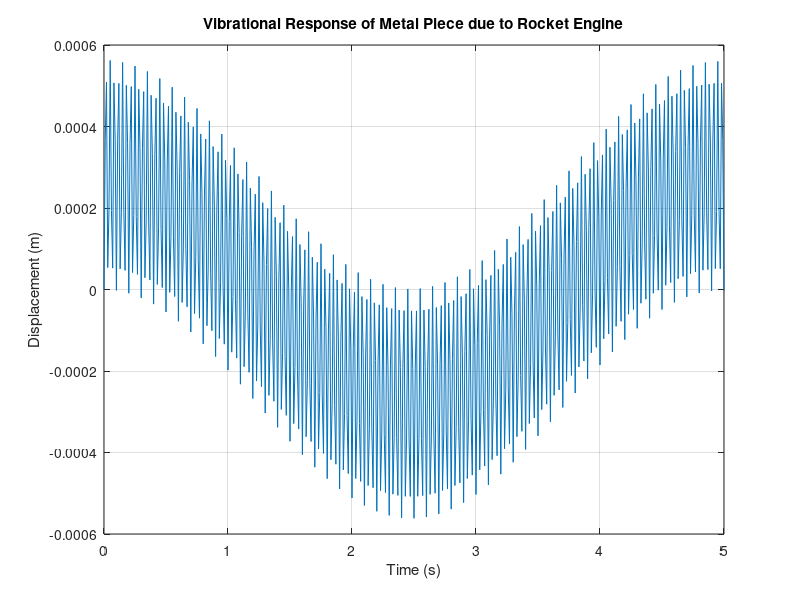

Here is the MATLAB script that generated this plot:
%%%%%%%%%%%%%%%%%%%%%%%%%%%%%%%%%%%%%%%%%%%%%%%%%%%%%%%%%%%%%%%%%%
% Jose G Barrera
% 20240125
% This code uses the ODE Toolkit and provided website example to simulate 
% the heat transfer of a 2024-T3 AL (1m x 0.5m x 0.01m).
% Only meant as an approximation. 
% Please have PDE Toolbox Installed.
%%%%%%%%%%%%%%%%%%%%%%%%%%%%%%%%%%%%%%%%%%%%%%%%%%%%%%%%%%%%%%%%%%

% Defining system constants, Note: Damping coefficients taken from 
% Vince Adams and Abraham Askenazi
% Building Better Products with Finite Element Analysis
m = 10; % Mass of Metal (kg)
k = 16; % Spring constant of Aluminum (N/m) derived through young's modulus
c = 0.04; % Damping coefficient (N*s/m) "Continous Metal Structure"

% Natural frequency and damping ratio
wn = sqrt(k / m); % Natural frequency (rad/s)
zeta = c / (2*sqrt(m*k)); % Damping ratio

% Defining external forces from rocket
F0 = 100; % Amplitude of force (N) 
f = 30; % Frequency of force (Hz)
omega = 2*pi*f; % Angular frequency (rad/s)

% Time vector
t = 0:0.01:5; % Time from 0 to 5 seconds with 0.01 second intervals


% Spring mass damped system with external force ODE
odefun = @(t, y) [y(2); (F0*cos(omega*t) - c*y(2) - k*y(1)) / m];
y0 = [0; 0]; % Initial conditions (initial displacement and velocity)

% ODE Solver
[t, y] = ode45(odefun, t, y0);

% Plot
figure;
plot(t, y(:,1));
grid on;
xlabel('Time (s)');
ylabel('Displacement (m)');
title('Vibrational Response of Metal Piece due to Rocket Engine');
